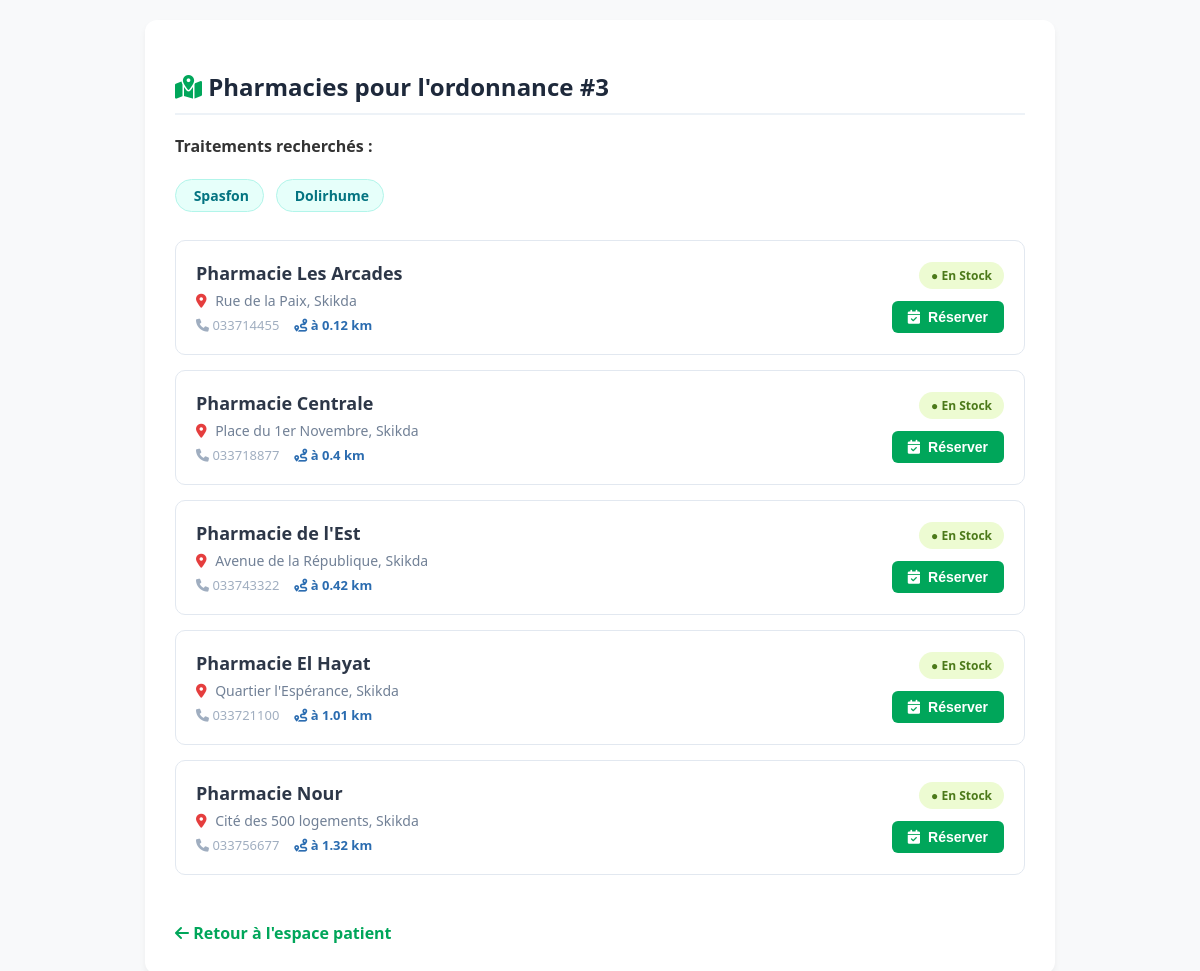
The page /recherche_pharmacie.php?id_ordonnance=3 on the database its author committed.
### tables this page shows
CREATE TABLE `pharmacies` (
  `id` int(11) NOT NULL,
  `id_utilisateur` int(11) NOT NULL,
  `nom_pharmacie` varchar(100) NOT NULL,
  `nom_pharmacien` varchar(50) DEFAULT NULL,
  `adresse` text NOT NULL,
  `telephone` varchar(15) DEFAULT NULL,
  `email_contact` varchar(100) DEFAULT NULL,
  `ville` varchar(50) DEFAULT 'Skikda',
  `latitude` decimal(10,8) DEFAULT NULL,
  `longitude` decimal(11,8) DEFAULT NULL,
  `created_at` timestamp NOT NULL DEFAULT current_timestamp(),
  `statut` varchar(20) NOT NULL DEFAULT 'en_attente',
  `document_justificatif` varchar(255) DEFAULT NULL
);

### recherche_pharmacie.php (the view, shortened to what this page needs)
<?php
try {
    $bdd = new PDO('mysql:host=localhost;dbname=pharmalife_db;charset=utf8', 'root', '');
    $bdd->setAttribute(PDO::ATTR_ERRMODE, PDO::ERRMODE_EXCEPTION);
} catch (Exception $e) {
    die('Erreur de connexion à la base de données : ' . $e->getMessage());
}
$patient_lat = isset($_GET['lat']) ? floatval($_GET['lat']) : 36.879000;
$patient_lon = isset($_GET['lon']) ? floatval($_GET['lon']) : 6.904000;
function calculerDistance($lat1, $lon1, $lat2, $lon2) {
    $earth_radius = 6371;
    $dLat = deg2rad($lat2 - $lat1);
    $dLon = deg2rad($lon2 - $lon1);
    $a = sin($dLat / 2) * sin($dLat / 2) +
         cos(deg2rad($lat1)) * cos(deg2rad($lat2)) *
         sin($dLon / 2) * sin($dLon / 2);
    $c = 2 * atan2(sqrt($a), sqrt(1 - $a));
    return round($earth_radius * $c, 2);
}
$ordonnance_id = isset($_GET['id_ordonnance']) ? intval($_GET['id_ordonnance']) : 0;
$pharmacies = [];
$liste_noms_meds = [];
$chaine_meds_reservation = "";
if ($ordonnance_id > 0) {
    try {
        $stmt_ord = $bdd->prepare("SELECT o.contenu_medocs, p.nss
                                   FROM ordonnances o
                                   LEFT JOIN patients p ON o.id_patient = p.id_patient
                                   WHERE o.id_ordonnance = :id");
        $stmt_ord->execute(['id' => $ordonnance_id]);
        $ordonnance = $stmt_ord->fetch(PDO::FETCH_ASSOC);
        if ($ordonnance && !empty($ordonnance['contenu_medocs'])) {
            $meds_array = json_decode($ordonnance['contenu_medocs'], true);
            if (is_array($meds_array)) {
                foreach ($meds_array as $med) {
                    $nom_brut = isset($med['nom_medicament']) ? $med['nom_medicament'] : (isset($med['medicament']) ? $med['medicament'] : '');
                    if (!empty($nom_brut)) {
                        $nom_nettoye = trim(preg_replace('/\s*\(.*?\)\s*/', '', $nom_brut));
                        if (!empty($nom_nettoye)) {
                            $liste_noms_meds[] = $nom_nettoye;
                        }
                    }
                }
            }
            $chaine_meds_reservation = implode(', ', $liste_noms_meds);
            if (!empty($liste_noms_meds)) {
                $clauses = [];
                $params = [];
                foreach ($liste_noms_meds as $index => $nom_med) {
                    $clauses[] = "m.nom_medicament LIKE :med" . $index;
                    $params['med' . $index] = '%' . $nom_med . '%';
                }
                $where_clause = implode(' OR ', $clauses);
                $query = "SELECT DISTINCT p.id, p.nom_pharmacie, p.adresse, p.telephone, p.ville, p.latitude, p.longitude
                          FROM pharmacies p
                          INNER JOIN stocks s ON p.id = s.id_pharmacie
                          INNER JOIN medicaments m ON s.id_medicament = m.id_medoc
                          WHERE ($where_clause) AND s.quantite > 0";
                $stmt = $bdd->prepare($query);
                $stmt->execute($params);
                $brut_pharmacies = $stmt->fetchAll(PDO::FETCH_ASSOC);
                foreach ($brut_pharmacies as $pharma) {
                    $dist = calculerDistance($patient_lat, $patient_lon, $pharma['latitude'], $pharma['longitude']);
                    $pharma['distance'] = $dist;
                    $stmt_verif = $bdd->prepare("SELECT statut FROM reservations
                                                 WHERE id_pharmacie = ?
                                                 AND id_ordonnance = ?
                                                 AND statut IN ('en_attente', 'valide')
                                                 ORDER BY id DESC LIMIT 1");
                    $stmt_verif->execute([$pharma['id'], $ordonnance_id]);
                    $res_verif = $stmt_verif->fetch(PDO::FETCH_ASSOC);
                    $pharma['deja_reserve'] = $res_verif ? $res_verif['statut'] : false;
                    $pharmacies[] = $pharma;
                }
                usort($pharmacies, function($a, $b) {
                    return ($a['distance'] <=> $b['distance']);
                });
            }
        }
    } catch (PDOException $e) {
        $erreur_sql = $e->getMessage();
    }
}
?>
<!DOCTYPE html>
<html lang="fr">
<head>
    <link rel="stylesheet" href="https://cdnjs.cloudflare.com/ajax/libs/font-awesome/6.0.0/css/all.min.css">
</head>
<body>
<div class="container">
    <h2>
        <i class="fa-solid fa-map-location-dot" style="color: var(--primary-color);"></i>
        Pharmacies pour l'ordonnance #<?php echo $ordonnance_id; ?>
    </h2>
    <?php if (!empty($liste_noms_meds)): ?>
        <div class="meds-badge-container">
            <strong>Traitements recherchés :</strong> <br><br>
            <?php foreach ($liste_noms_meds as $nom): ?>
                <span class="med-badge"><i class="fa-solid fa-pill"></i> <?php echo htmlspecialchars($nom); ?></span>
            <?php endforeach; ?>
        </div>
    <?php endif; ?>
    <?php if (isset($erreur_sql)): ?>
        <div class="error-box">
            <strong>Erreur de structure de base de données :</strong><br>
            <code><?php echo htmlspecialchars($erreur_sql); ?></code>
        </div>
    <?php elseif (!empty($pharmacies)): ?>
        <div class="pharmacies-list">
            <?php foreach ($pharmacies as $pharmacie): ?>
                <div class="pharmacie-card">
                    <div class="pharmacie-info">
                        <strong><?php echo htmlspecialchars($pharmacie['nom_pharmacie']); ?></strong>
                        <p><i class="fa-solid fa-location-dot" style="color: #e53e3e; margin-right: 5px;"></i> <?php echo htmlspecialchars($pharmacie['adresse']); ?>, <?php echo htmlspecialchars($pharmacie['ville']); ?></p>
                        <div class="pharmacie-meta">
                            <?php if(!empty($pharmacie['telephone'])): ?>
                                <span><i class="fa-solid fa-phone"></i> <?php echo htmlspecialchars($pharmacie['telephone']); ?></span>
                            <?php endif; ?>
                            <?php if($pharmacie['distance'] !== null): ?>
                                <span class="distance-badge">
                                    <i class="fa-solid fa-route"></i> à <?php echo $pharmacie['distance']; ?> km
                                </span>
                            <?php endif; ?>
                        </div>
                    </div>
                    <div class="right-actions">
                        <span class="status-badge">● En Stock</span>
                        <?php if ($pharmacie['deja_reserve']): ?>
                            <?php if (trim(strtolower($pharmacie['deja_reserve'])) === 'en_attente'): ?>
                                <button class="btn-reserve btn-disabled" disabled>
                                    <i class="fa-solid fa-lock"></i> Demande en attente
                                </button>
                            <?php else: ?>
                                <button class="btn-reserve btn-success-badge" disabled>
                                    <i class="fa-solid fa-circle-check"></i> Réservation validée
                                </button>
                            <?php endif; ?>
                        <?php else: ?>
                            <button class="btn-reserve" onclick="reserverMedocs(<?php echo $pharmacie['id']; ?>, '<?php echo addslashes($chaine_meds_reservation); ?>', <?php echo $ordonnance_id; ?>)">
                                <i class="fa-solid fa-calendar-check"></i> Réserver
                            </button>
                        <?php endif; ?>
                    </div>
                </div>
            <?php endforeach; ?>
        </div>
    <?php endif; ?>
    <br>
    <a href="javascript:history.back()" class="btn-back"><i class="fa-solid fa-arrow-left"></i> Retour à l'espace patient</a>
</div>
</body>
</html>

### recherche_pharmacie.php (style rules this page uses)
:root { --primary-color: #00a65a; --primary-hover: #008d4c; --bg-color: #f8f9fa; --text-color: #333; }
body { font-family: 'Segoe UI', Arial, sans-serif; background-color: var(--bg-color); color: var(--text-color); margin: 0; padding: 20px; }
.container { max-width: 850px; margin: 0 auto; background: #ffffff; padding: 30px; border-radius: 12px; box-shadow: 0 4px 6px rgba(0,0,0,0.05); }
h2 { color: #1e293b; font-size: 24px; margin-bottom: 20px; border-bottom: 2px solid #edf2f7; padding-bottom: 10px; }
.meds-badge-container { margin-bottom: 20px; }
.med-badge { display: inline-block; background: #e6fffa; color: #047481; padding: 6px 14px; border-radius: 20px; font-size: 14px; margin-right: 8px; margin-bottom: 8px; font-weight: 600; border: 1px solid #b2f5ea; }
.pharmacies-list { display: flex; flex-direction: column; gap: 15px; margin-top: 20px; }
.pharmacie-card { border: 1px solid #e2e8f0; padding: 20px; border-radius: 10px; background: #fff; display: flex; justify-content: space-between; align-items: center; transition: transform 0.2s, box-shadow 0.2s; }
.pharmacie-info strong { font-size: 18px; color: #2d3748; }
.pharmacie-info p { margin: 6px 0; color: #718096; font-size: 14px; }
.pharmacie-meta { font-size: 13px; color: #a0aec0; margin-top: 4px; display: flex; gap: 15px; }
.distance-badge { color: #2b6cb0; font-weight: 600; }
.right-actions { display: flex; flex-direction: column; align-items: flex-end; gap: 12px; }
.status-badge { background: #edfbd2; color: #4c7a1a; padding: 5px 12px; border-radius: 30px; font-size: 12px; font-weight: bold; }
.btn-reserve { background-color: var(--primary-color); color: white; border: none; padding: 8px 16px; font-size: 14px; font-weight: 600; border-radius: 6px; cursor: pointer; transition: background 0.2s; display: flex; align-items: center; gap: 8px; }
.btn-back { display: inline-block; margin-top: 25px; color: var(--primary-color); text-decoration: none; font-weight: 600; }

### rows shown on the page
pharmacies: nom_pharmacie "Pharmacie Les Arcades", adresse "Rue de la Paix", ville "Skikda", telephone "033714455", distance "0.12"
pharmacies: nom_pharmacie "Pharmacie Centrale", adresse "Place du 1er Novembre", ville "Skikda", telephone "033718877", distance "0.4"
pharmacies: nom_pharmacie "Pharmacie de l'Est", adresse "Avenue de la République", ville "Skikda", telephone "033743322", distance "0.42"
pharmacies: nom_pharmacie "Pharmacie El Hayat", adresse "Quartier l'Espérance", ville "Skikda", telephone "033721100", distance "1.01"
pharmacies: nom_pharmacie "Pharmacie Nour", adresse "Cité des 500 logements", ville "Skikda", telephone "033756677", distance "1.32"

### other values the page prints
$ordonnance_id "3"
$nom "Spasfon"
$nom "Dolirhume"
